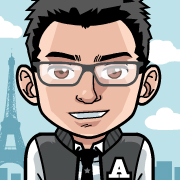
#> input picture renzongxian/0000/image.png, 180 x 180 px
$ python 0000.py image.png
#> lines starting #> are read from the running program, lines starting #| are printed output that depends on the picture
# Source:https://github.com/Show-Me-the-Code/show-me-the-code
# Author:renzongxian
# Date:2014-11-30
# Python 3.4

"""

第 0000 题：将你的 QQ 头像（或者微博头像）右上角加上红色的数字，类似于微信未读信息数量那种提示效果

"""

from PIL import Image, ImageDraw, ImageFont
import sys


def add_num_to_img(file_path):
#> called with file_path = 'image.png'
    im = Image.open(file_path)
#> im is the input picture: PIL image 180x180 RGB; mean R, G, B 151.9, 151.9, 149.6
    im_draw = ImageDraw.Draw(im)
    font = ImageFont.truetype("arial.ttf", int(im.size[0]/5))
    im_draw.text((int(im.size[0]-im.size[0]/10), 5), "4", (256, 0, 0), font=font)
    del im_draw
    im.save('./result.png')
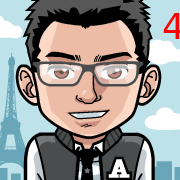
#> saved as result.png: PIL image 180x180 RGB; mean R, G, B 152.3, 150.7, 148.3

if __name__ == "__main__":
    if len(sys.argv) <= 1:
        print("Need at least 1 parameter. Try to execute 'python 0000.py $image_path'")
    else:
        for infile in sys.argv[1:]:
            try:
                add_num_to_img(infile)
                print("Success!")
            except IOError:
                print("Can't open image!")
